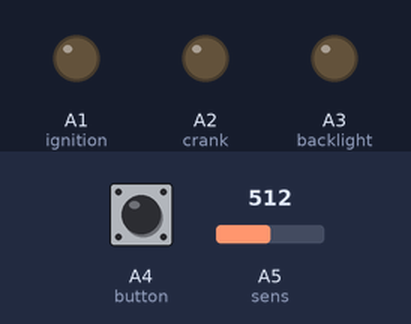
A sketch run on a simulated Arduino Uno, built with avr-gcc and run on an emulated ATmega328P. On the bench: output pins drawn as LEDs (lit = HIGH). The test bench sets the inputs (shaded band); at power-on: A4 (button) LOW, A5 (sens) = 512.

Above: at 1.2 s.
1.3 s: A4 (button) pulled HIGH for 0.15 s
At 2.6 s:
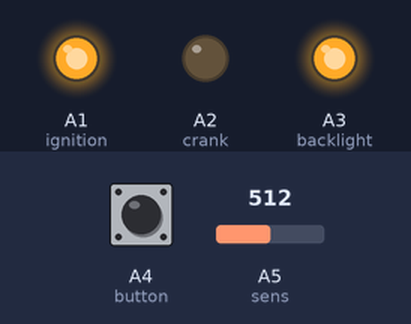
2.9 s: A5 (sens) set to 882
4.4 s: A5 (sens) set to 909
At 5.4 s:
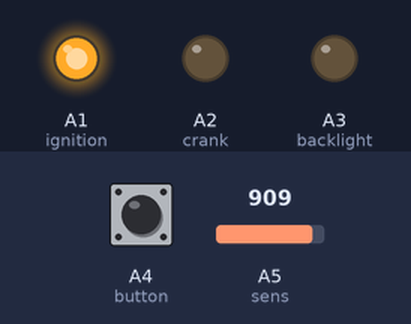
5.9 s: A5 (sens) set to 876
7.4 s: A5 (sens) set to 850
At 7.7 s:
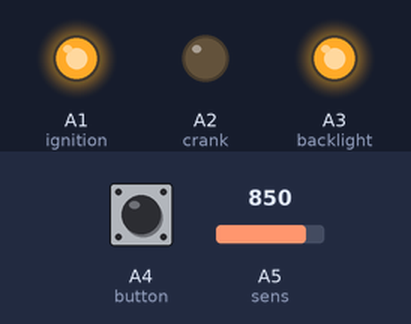
8.9 s: A4 (button) pulled HIGH for 1 s
At 9.7 s:
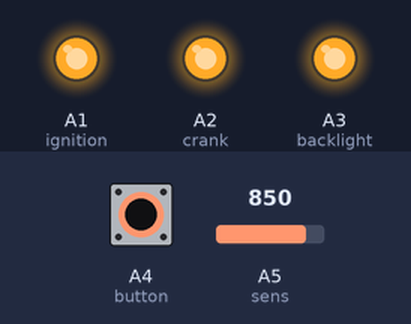
Timing chart, 0 to 11.9 s (numbered marks = the images above; inputs shaded):
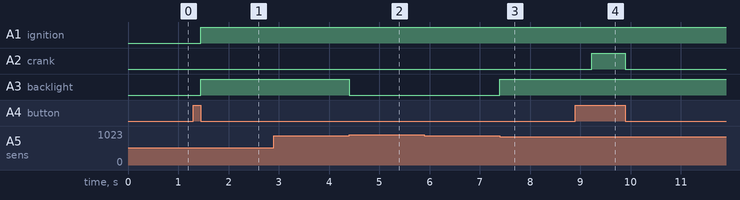

The sketch:

ArduinoCarIgnition.ino
```cpp
#include <avr/wdt.h>
//pins
#define ignition A1
#define crank A2
#define backlight A3
#define button A4
#define sens A5

//constants
#define timerDuration 20
#define treshold_hi 890
#define treshold_lo 860
//#define debug

//variables
bool shortClick, longClick;
bool iState, bState;
unsigned long longTime;

void setup() {
#ifdef debug
  Serial.begin(9600);
#endif
  pinMode(ignition, OUTPUT);
  pinMode(crank, OUTPUT);
  pinMode(backlight, OUTPUT);
  pinMode(button, INPUT);
  pinMode(sens, INPUT);

  digitalWrite(ignition, 0);
  digitalWrite(crank, 0);
  digitalWrite(backlight, 0);

  shortClick = longClick = iState = bState = false;
}

void loop() {
  if (digitalRead(button)) {
    delay(25);
    longTime = millis() + 300;
    if (digitalRead(button)) {
      shortClick = true;
      while (digitalRead(button)) {
        if (millis() > longTime) {
          shortClick = false;
          longClick = true;
          break;
        }
      }
    }
  }

  if (shortClick) {
    shortClick = false;
    iState = !iState;
    digitalWrite(ignition, iState);
    if (!iState) { //reset uC
      reboot();
    }
#ifdef debug
    Serial.println("short");
#endif
  }

  if (longClick) {
    longClick = false;
#ifdef debug
    Serial.println("longClick start");
#endif
    if (iState & bState) {
      digitalWrite(crank, 1);
    }
    else if (iState & !bState) {
#ifdef debug
      Serial.println("timer activated");
#endif
      turboTimer();
    }
    while (digitalRead(button));
    digitalWrite(crank, 0);
#ifdef debug
    Serial.println("longClick end");
#endif
    delay(400);
  }

  if (bState && analogRead(sens) > treshold_hi) {
    bState = false;
  }
  else if (!bState && analogRead(sens) < treshold_lo) {
    bState = true;
  }
  digitalWrite(backlight, bState & iState);
}

void reboot() {
  wdt_disable();
  wdt_enable(WDTO_15MS);
  while (true);
}

void turboTimer() {
  bState = true;
  bool irq = true;
  for (int i = 0; i < timerDuration; i++) {
    if (!digitalRead(button)) {
      irq = false;
    }
    if (i == 7 && irq) {
#ifdef debug
      Serial.println("SuperLongClick start");
#endif
      digitalWrite(crank, 1);
      while (digitalRead(button));
      digitalWrite(crank, 0);
#ifdef debug
      Serial.println("SuperLongClick end");
#endif
      delay(400);
      return;
    }
    digitalWrite(backlight, bState);
    delay(500);
    digitalWrite(backlight, !bState);
    delay(500);
  }
  digitalWrite(ignition, 0);
  reboot();
}
```

Measured:
- the behaviour switches between 890 and 891 on A5 (sens) (found by bisection; images 1 and 2)
- the behaviour switches between 860 and 859 on A5 (sens) (found by bisection; images 2 and 3)
- after the input at 1.3 s, A1 (ignition), A3 (backlight): LOW → HIGH after 0.15 s
- after the input at 2.9 s, every drawn part: stays the same
- after the input at 4.4 s, A3 (backlight): HIGH → LOW at once
- after the input at 5.9 s, every drawn part: stays the same
- after the input at 7.4 s, A3 (backlight): LOW → HIGH at once
- after the input at 8.9 s, A2 (crank): LOW → HIGH after 0.33 s, → LOW 0.67 s later
